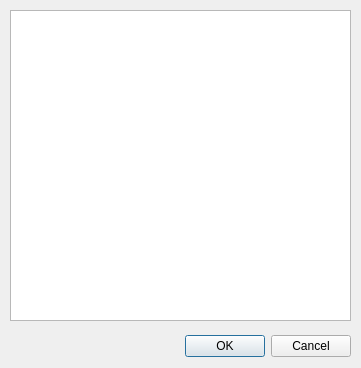
<?xml version="1.0" encoding="UTF-8"?>
<ui version="4.0">
 <class>JobOutputCleanup</class>
 <widget class="QDialog" name="JobOutputCleanup">
  <property name="geometry">
   <rect>
    <x>0</x>
    <y>0</y>
    <width>361</width>
    <height>368</height>
   </rect>
  </property>
  <property name="windowTitle">
   <string>Select Files For Cleanup</string>
  </property>
  <widget class="QDialogButtonBox" name="buttonBox">
   <property name="geometry">
    <rect>
     <x>10</x>
     <y>330</y>
     <width>341</width>
     <height>32</height>
    </rect>
   </property>
   <property name="orientation">
    <enum>Qt::Horizontal</enum>
   </property>
   <property name="standardButtons">
    <set>QDialogButtonBox::Cancel|QDialogButtonBox::Ok</set>
   </property>
  </widget>
  <widget class="QListWidget" name="listWidget">
   <property name="geometry">
    <rect>
     <x>10</x>
     <y>10</y>
     <width>341</width>
     <height>311</height>
    </rect>
   </property>
  </widget>
 </widget>
 <resources/>
 <connections>
  <connection>
   <sender>buttonBox</sender>
   <signal>accepted()</signal>
   <receiver>JobOutputCleanup</receiver>
   <slot>accept()</slot>
   <hints>
    <hint type="sourcelabel">
     <x>248</x>
     <y>254</y>
    </hint>
    <hint type="destinationlabel">
     <x>157</x>
     <y>274</y>
    </hint>
   </hints>
  </connection>
  <connection>
   <sender>buttonBox</sender>
   <signal>rejected()</signal>
   <receiver>JobOutputCleanup</receiver>
   <slot>reject()</slot>
   <hints>
    <hint type="sourcelabel">
     <x>316</x>
     <y>260</y>
    </hint>
    <hint type="destinationlabel">
     <x>286</x>
     <y>274</y>
    </hint>
   </hints>
  </connection>
 </connections>
</ui>
